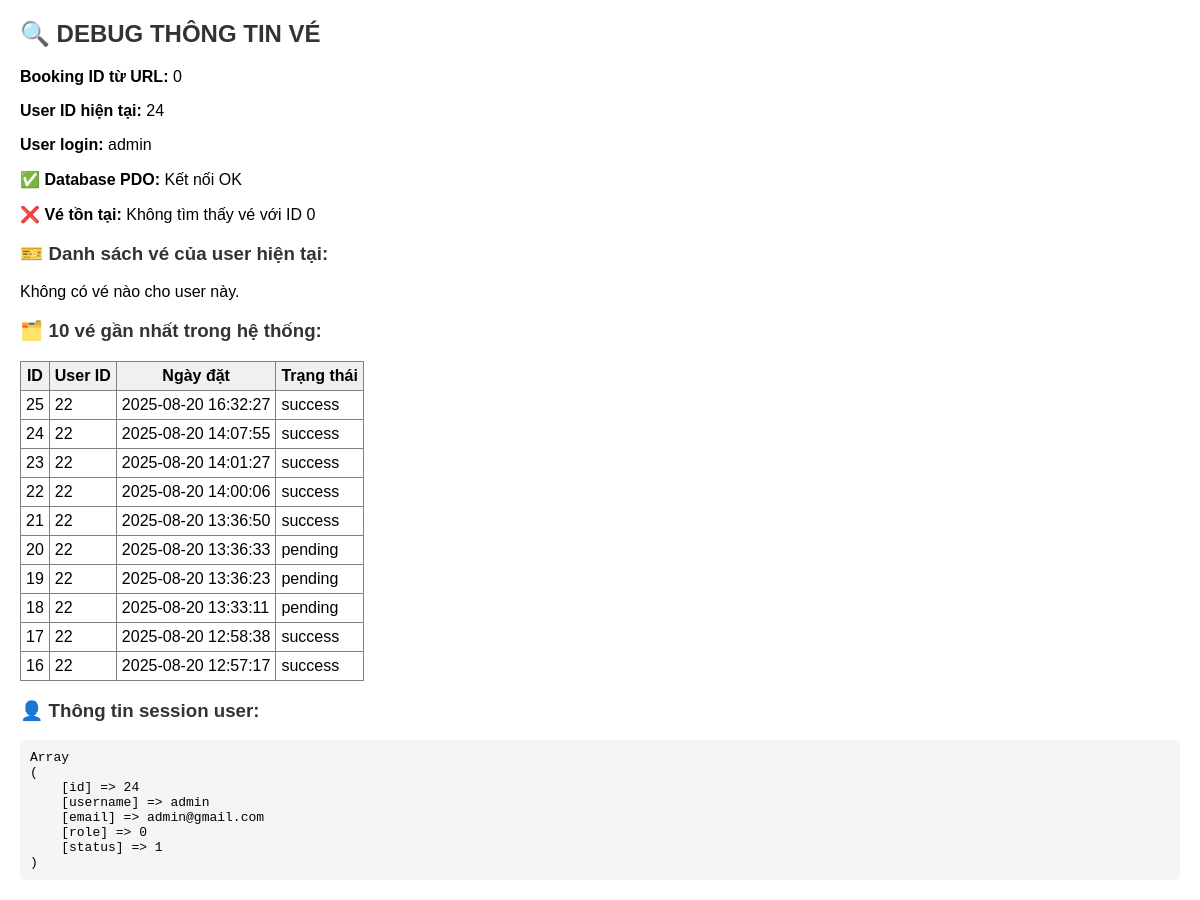
Page /tai-khoan/debug-ticket.php (signed in) on the earlier database version.
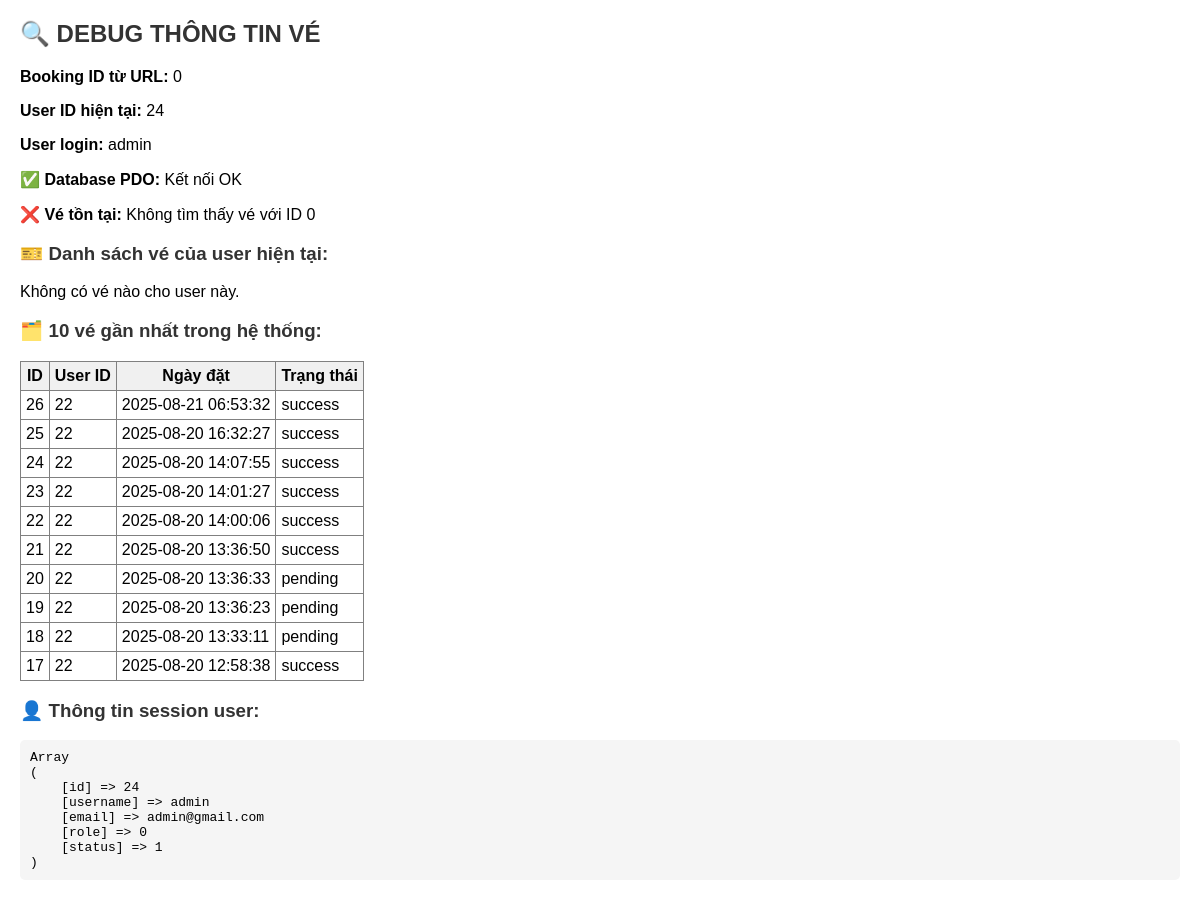
Same page on the later database version.
### tables this page shows
CREATE TABLE "dat_ve" (
        id INTEGER PRIMARY KEY AUTOINCREMENT,
        user_id INTEGER,
        id_chuyen INTEGER,
        ho_ten TEXT,
        email TEXT,
        sdt TEXT,
        so_luong INTEGER DEFAULT 1,
        amount REAL DEFAULT 0,
        gia_ve REAL DEFAULT 0,
        payment_status TEXT DEFAULT 'pending',
        order_id TEXT,
        ngay_dat TEXT DEFAULT (datetime('now', 'localtime')),
        created_at TEXT DEFAULT (datetime('now', 'localtime'))
    , payment_provider TEXT DEFAULT 'mock', txn_id TEXT, ipn_payload TEXT, updated_at TEXT);

### tai-khoan/_auth.php (called while the page is built, shortened)
<?php
function app_current_user() {
    return isset($_SESSION['user']) ? $_SESSION['user'] : null;
}
$current_user = app_current_user();
$user = $current_user;
?>

### tai-khoan/debug-ticket.php (the view, shortened to what this page needs)
<?php
require_once __DIR__ . '/_auth.php';
$bookingId = (int)($_GET['id'] ?? 0);
$userId = (int)($user['id'] ?? 0);
echo "<h2>🔍 DEBUG THÔNG TIN VÉ</h2>";
echo "<p><strong>Booking ID từ URL:</strong> {$bookingId}</p>";
echo "<p><strong>User ID hiện tại:</strong> {$userId}</p>";
echo "<p><strong>User login:</strong> " . htmlspecialchars($user['name'] ?? $user['username'] ?? 'N/A') . "</p>";
if (isset($pdo) && $pdo instanceof PDO) {
    echo "<p>✅ <strong>Database PDO:</strong> Kết nối OK</p>";
    try {
        $sql = "SELECT * FROM dat_ve WHERE id = :booking_id";
        $stmt = $pdo->prepare($sql);
        $stmt->bindParam(':booking_id', $bookingId, PDO::PARAM_INT);
        $stmt->execute();
        $ticket = $stmt->fetch(PDO::FETCH_ASSOC);
        if ($ticket) {
            echo "<p>✅ <strong>Vé tồn tại:</strong> Có</p>";
            echo "<p><strong>User ID của vé:</strong> " . ($ticket['user_id'] ?? 'NULL') . "</p>";
            echo "<p><strong>Khớp user:</strong> " . (($ticket['user_id'] == $userId) ? '✅ Có' : '❌ Không') . "</p>";
            echo "<h3>📋 Chi tiết vé:</h3>";
            echo "<pre>";
            print_r($ticket);
            echo "</pre>";
            if (!empty($ticket['id_chuyen'])) {
                $sql2 = "SELECT * FROM chuyenxe WHERE id = :id_chuyen";
                $stmt2 = $pdo->prepare($sql2);
                $stmt2->bindParam(':id_chuyen', $ticket['id_chuyen'], PDO::PARAM_INT);
                $stmt2->execute();
                $trip = $stmt2->fetch(PDO::FETCH_ASSOC);
                if ($trip) {
                    echo "<h3>🚌 Thông tin chuyến xe:</h3>";
                    echo "<pre>";
                    print_r($trip);
                    echo "</pre>";
                } else {
                    echo "<p>❌ <strong>Chuyến xe:</strong> Không tìm thấy với ID " . $ticket['id_chuyen'] . "</p>";
                }
            }
        } else {
            echo "<p>❌ <strong>Vé tồn tại:</strong> Không tìm thấy vé với ID {$bookingId}</p>";
            $sql3 = "SELECT id, ngay_dat, so_luong, payment_status FROM dat_ve WHERE user_id = :user_id ORDER BY id DESC";
            $stmt3 = $pdo->prepare($sql3);
            $stmt3->bindParam(':user_id', $userId, PDO::PARAM_INT);
            $stmt3->execute();
            $userTickets = $stmt3->fetchAll(PDO::FETCH_ASSOC);
            echo "<h3>🎫 Danh sách vé của user hiện tại:</h3>";
            if ($userTickets) {
                echo "<table border='1' cellpadding='5' cellspacing='0'>";
                echo "<tr><th>ID</th><th>Ngày đặt</th><th>Số lượng</th><th>Trạng thái</th></tr>";
                foreach ($userTickets as $t) {
                    echo "<tr>";
                    echo "<td><a href='?id={$t['id']}'>{$t['id']}</a></td>";
                    echo "<td>{$t['ngay_dat']}</td>";
                    echo "<td>{$t['so_luong']}</td>";
                    echo "<td>{$t['payment_status']}</td>";
                    echo "</tr>";
                }
                echo "</table>";
            } else {
                echo "<p>Không có vé nào cho user này.</p>";
            }
        }
        $sql4 = "SELECT id, user_id, ngay_dat, payment_status FROM dat_ve ORDER BY id DESC LIMIT 10";
        $stmt4 = $pdo->prepare($sql4);
        $stmt4->execute();
        $allTickets = $stmt4->fetchAll(PDO::FETCH_ASSOC);
        echo "<h3>🗂️ 10 vé gần nhất trong hệ thống:</h3>";
        if ($allTickets) {
            echo "<table border='1' cellpadding='5' cellspacing='0'>";
            echo "<tr><th>ID</th><th>User ID</th><th>Ngày đặt</th><th>Trạng thái</th></tr>";
            foreach ($allTickets as $t) {
                $highlight = ($t['id'] == $bookingId) ? ' style="background: yellow;"' : '';
                echo "<tr{$highlight}>";
                echo "<td>{$t['id']}</td>";
                echo "<td>{$t['user_id']}</td>";
                echo "<td>{$t['ngay_dat']}</td>";
                echo "<td>{$t['payment_status']}</td>";
                echo "</tr>";
            }
            echo "</table>";
        }
    } catch (Exception $e) {
        echo "<p>❌ <strong>Lỗi database:</strong> " . htmlspecialchars($e->getMessage()) . "</p>";
    }
} elseif (isset($conn) && $conn instanceof mysqli) {
    echo "<p>✅ <strong>Database MySQLi:</strong> Kết nối OK</p>";
} else {
    echo "<p>❌ <strong>Database:</strong> Không có kết nối</p>";
}
echo "<h3>👤 Thông tin session user:</h3>";
echo "<pre>";
print_r($user);
echo "</pre>";
?>

Differences in the rows shown:
no longer on this page (row unchanged): dat_ve: id "16", user "22", ngay_dat "2025-08-20 12:57:17", payment_status "success"
added dat_ve: id "26", user "22", ngay_dat "2025-08-21 06:53:32", payment_status "success"
